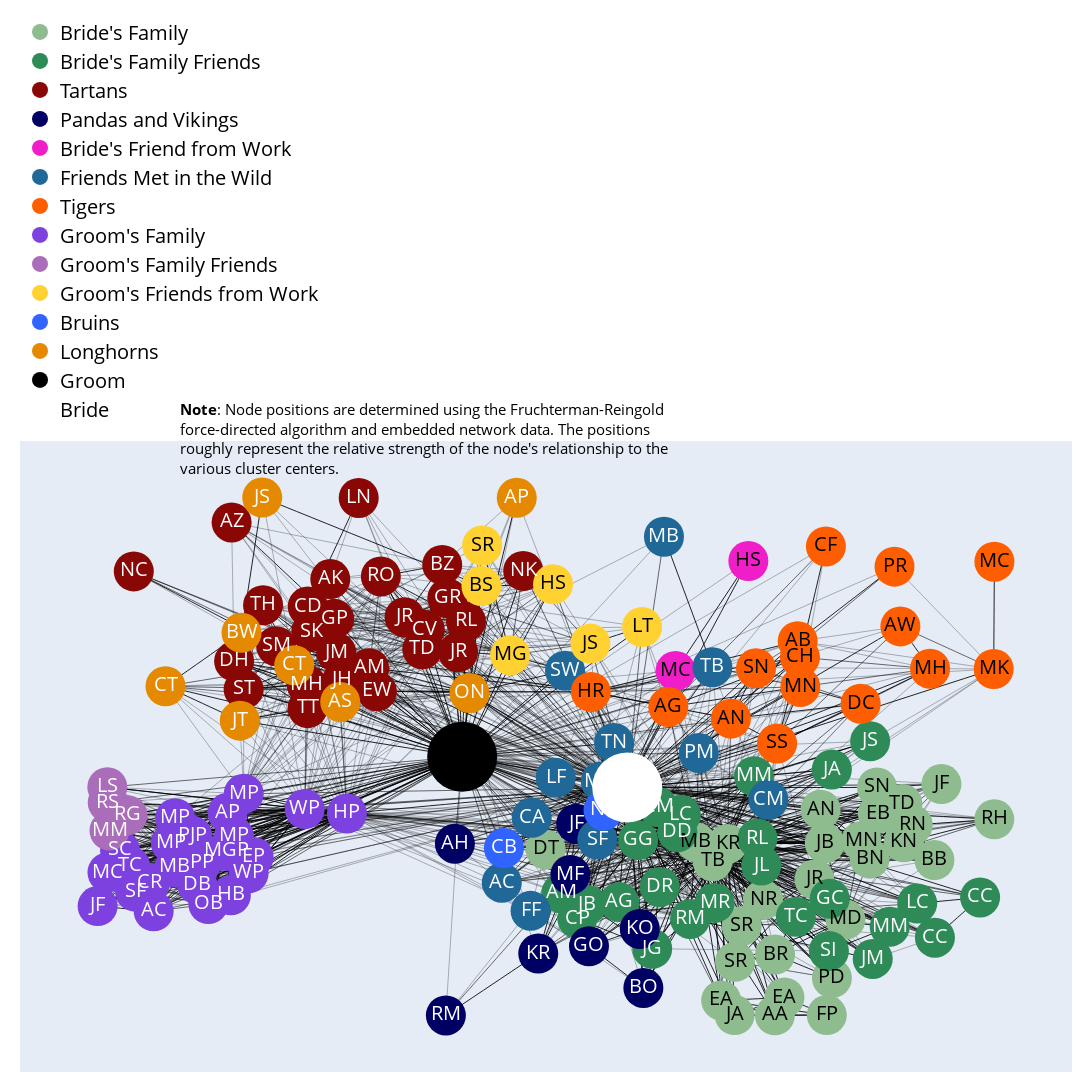

The cell this chart's notebook holds for it:
### Code cell
fig = go.Figure(data=edge_traces + node_traces + display_name_traces,
                layout=go.Layout(
                    title=None,#"Mary and Richard's wedding guest network",
                    titlefont_size=24,
                    width=2000,
                    height=2000,
                    showlegend=True,
                    hovermode='closest',
                    margin=dict(b=20,l=20,r=20,t=20),
                    legend=dict(
                        yanchor="bottom", 
                        y=1.02, 
                        xanchor="left", 
                        x=0,
                        orientation="v",
                        font=dict(
                            size=20,
                            color="black")),
                    xaxis=dict(showgrid=False, zeroline=False, showticklabels=False),
                    yaxis=dict(showgrid=False, zeroline=False, showticklabels=False),
                    dragmode='pan')
                    )
fig.add_annotation(
    text="<b>Note</b>: Node positions are determined using the<a href='https://en.wikipedia.org/wiki/Force-directed_graph_drawing'> Fruchterman-Reingold <br>force-directed algorithm</a> and embedded network data. The positions <br>roughly represent the relative strength of the node's relationship to the <br>various cluster centers.", 
    align='left',
    showarrow=False,
    xref='paper',
    yref='paper',
    x=0.15,
    y=1.07,
    font=dict(
        size=15,
        color="black"))
fig.show()
